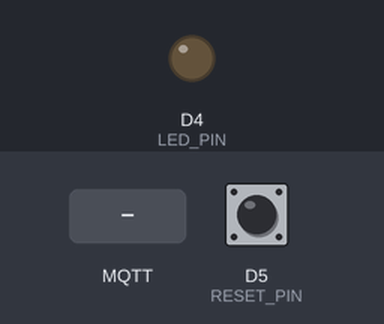
Bench run of a sketch on a simulated ESP8266 (NodeMCU). On the bench: output pins drawn as LEDs (lit = HIGH). The inputs (shaded band) are chosen by the test bench; at power-on: D5 (RESET_PIN) HIGH. WiFi joins after 1.5 s; servers stay silent unless stated; EEPROM starts erased; no MQTT or app messages arrive unless stated; what the sketch prints to the serial monitor is not drawn.

Above: at 5.8 s.
5.9 s: MQTT message "ON" arrives on the first subscribed topic
At 6.7 s:
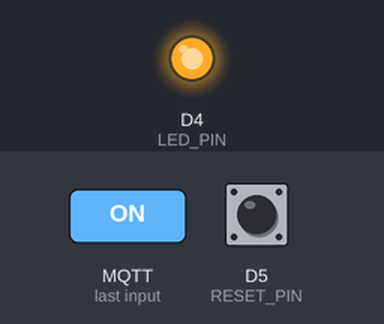
7.4 s: MQTT message "bam100" arrives on the first subscribed topic
At 7.8 s:
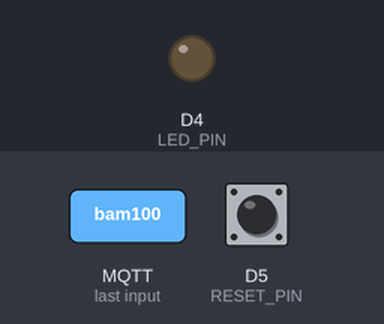
Timing chart, 0 to 10.4 s (numbered marks = the images above; inputs shaded):
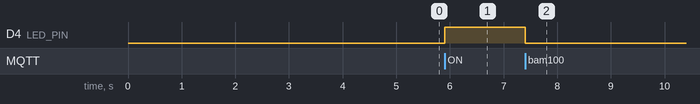

The sketch:

node_mcu_code_may9a.ino
```cpp
#include <ESP8266WiFi.h>
#include <PubSubClient.h>
#include <WiFiManager.h>
#include <EEPROM.h>

// MQTT Config
// const char* MQTT_BROKER = "192.168.29.98";  // 236.190
// const int MQTT_PORT = 1883;
// const char* MQTT_USER = "mps-bam100";
// const char* MQTT_PASS = "bam100";

const char* MQTT_BROKER = "gull.rmq.cloudamqp.com";  // 236.190
const int MQTT_PORT = 1883;
const char* MQTT_USER = "ejumsfuq:ejumsfuq";
const char* MQTT_PASS = "23apT7-ha1RDMnhhjNOSPUYlCcXZeURj";

// Device Info
const String DEVICE_ID = "IoT_Device_" + String(ESP.getChipId(), HEX);
const String CMD_TOPIC = DEVICE_ID + "/cmd";
const String STATUS_TOPIC = DEVICE_ID + "/status";

// Pins (NodeMCU D4 = GPIO2, D3 = GPIO0)
#define LED_PIN D4
#define RESET_PIN D5

WiFiClient espClient;
PubSubClient mqtt(espClient);
WiFiManager wifiManager;

WiFiManagerParameter custom_email("email", "Enter your email", "", 40);

bool mqttRegistered = false;
unsigned long lastReconnectAttempt = 0;

#define EEPROM_SIZE 64
String email = "";

// EEPROM helpers
void saveEmailToEEPROM(const String& mail) {
  EEPROM.begin(EEPROM_SIZE);
  for (int i = 0; i < 40; i++) EEPROM.write(i, 0);
  for (int i = 0; i < mail.length() && i < 40; i++) EEPROM.write(i, mail[i]);
  EEPROM.commit();
  EEPROM.end();
}

String loadEmailFromEEPROM() {
  EEPROM.begin(EEPROM_SIZE);
  char buf[41] = {0};
  for (int i = 0; i < 40; i++) buf[i] = EEPROM.read(i);
  EEPROM.end();
  String mail = String(buf);
  mail.trim();
  return mail;
}

void reconnect() {
  if (mqtt.connect(DEVICE_ID.c_str(), MQTT_USER, MQTT_PASS)) {
    mqtt.subscribe(CMD_TOPIC.c_str());
    mqtt.publish(STATUS_TOPIC.c_str(), "OFF", true);
    Serial.println("MQTT Connected!");
  }
}

void setup() {
  Serial.begin(9600);
  pinMode(LED_PIN, OUTPUT);
  pinMode(RESET_PIN, INPUT_PULLUP);
  digitalWrite(LED_PIN, LOW);

  // 1. Handle Reset Button at Boot
pinMode(RESET_PIN, INPUT_PULLUP);
if (digitalRead(RESET_PIN) == LOW) {
  Serial.println("Reset button pressed: clearing WiFi and email...");
  digitalWrite(LED_PIN, HIGH);

  WiFi.disconnect(true);

  EEPROM.begin(EEPROM_SIZE);
  for (int i = 0; i < 40; i++) EEPROM.write(i, 0);
  EEPROM.commit();
  EEPROM.end();

  delay(2000);
  ESP.restart();
}

  // 2. Load Saved Email
  email = loadEmailFromEEPROM();
  Serial.print("Stored Email: ");
  Serial.println(email.isEmpty() ? "<none>" : email);

  // 3. WiFi Setup (Non-Blocking)
  WiFi.mode(WIFI_STA);
  if (email.isEmpty()) {
    wifiManager.setConfigPortalBlocking(false);
    wifiManager.addParameter(&custom_email);
    wifiManager.startConfigPortal("IoT_Device_AP");
    Serial.println("Enter Config Portal!");
  } else {
    WiFi.begin();
  }

  // 4. MQTT Setup
  mqtt.setServer(MQTT_BROKER, MQTT_PORT);
  mqtt.setCallback([](char* topic, byte* payload, unsigned int length) {
    String msg;
    for (int i = 0; i < length; i++) msg += (char)payload[i];
    msg.trim();
    digitalWrite(LED_PIN, msg == "ON" ? HIGH : LOW);
    mqtt.publish(STATUS_TOPIC.c_str(), msg.c_str(), true);
    Serial.print("CMD: ");
    Serial.println(msg);
  });
}

void loop() {
  // 1. Handle Config Portal
  if (email.isEmpty()) {
    wifiManager.process();
    email = custom_email.getValue();
    if (!email.isEmpty()) {
      saveEmailToEEPROM(email);
      Serial.print("Email Saved: ");
      Serial.println(email);
      WiFi.mode(WIFI_STA);
      WiFi.begin();
    }
    return;
  }

  // 2. Handle WiFi Connection
  if (WiFi.status() != WL_CONNECTED) {
    Serial.println("Connecting to WiFi...");
    delay(1000);
    return;
  }

  // 3. Handle MQTT
  if (!mqtt.connected()) {
    if (millis() - lastReconnectAttempt > 5000) {
      lastReconnectAttempt = millis();
      Serial.println("Reconnecting MQTT...");
      reconnect();
    }
  } else {
    mqtt.loop();
  }

  // 4. Register Device Once
  if (!mqttRegistered && mqtt.connected()) {
    String payload = "{\"email\":\"" + email + "\",\"deviceId\":\"" + DEVICE_ID + "\"}";
    if (mqtt.publish("devices/register", payload.c_str())) {
      Serial.println("Device Registered!");
      mqttRegistered = true;
    }
  }
}
```

Measured:
- after the input at 5.9 s, D4 (LED_PIN): LOW → HIGH at once
- after the input at 7.4 s, D4 (LED_PIN): HIGH → LOW at once
